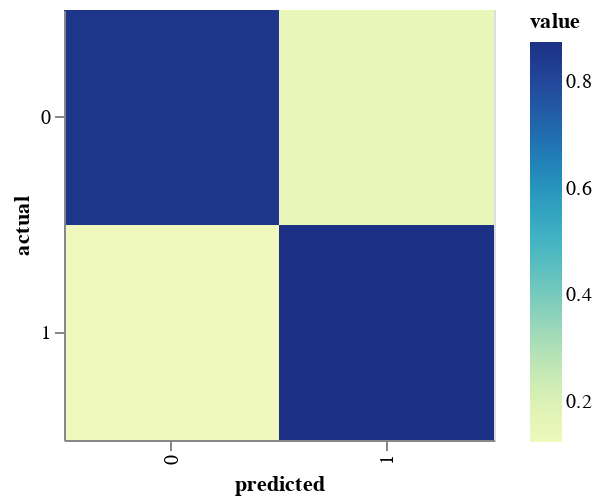

This figure's notebook cell:
### Code cell
from mlworkflows import plot

df, chart = plot.binary_confusion_matrix(y_test, predictions)
chart

### Figure 1 — Vega-Lite specification as saved in the notebook (floating-point values rounded to 4 significant figures)
{"config": {"view": {"continuousWidth": 400, "continuousHeight": 300}}, "data": {"name": "data-26a1f9d2c5768efe581c1855b85af877"}, "mark": "rect", "encoding": {"color": {"type": "quantitative", "field": "value"}, "tooltip": [{"type": "quantitative", "field": "raw_count"}], "x": {"type": "ordinal", "field": "predicted"}, "y": {"type": "ordinal", "field": "actual"}}, "height": 215, "width": 215, "$schema": "https://vega.github.io/schema/vega-lite/v4.8.1.json", "datasets": {"data-26a1f9d2c5768efe581c1855b85af877": [{"actual": 0.0, "predicted": 0.0, "raw_count": 18, "value": 0.8571}, {"actual": 0.0, "predicted": 1.0, "raw_count": 3, "value": 0.1429}, {"actual": 1.0, "predicted": 0.0, "raw_count": 1, "value": 0.125}, {"actual": 1.0, "predicted": 1.0, "raw_count": 7, "value": 0.875}]}}
